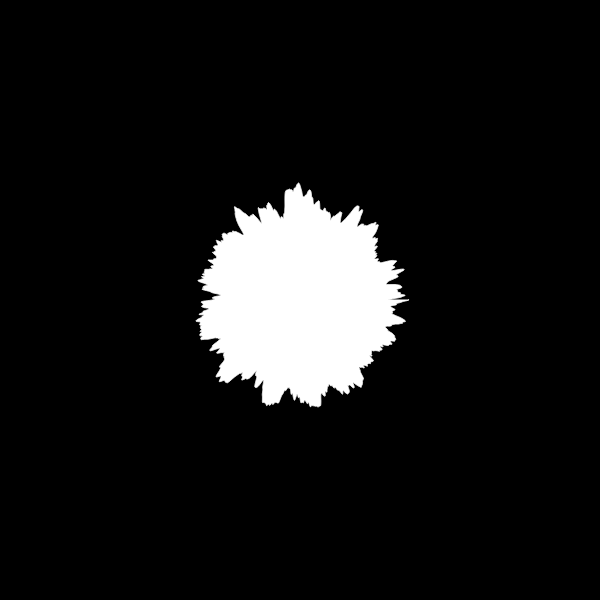
Frame 1 (no input)
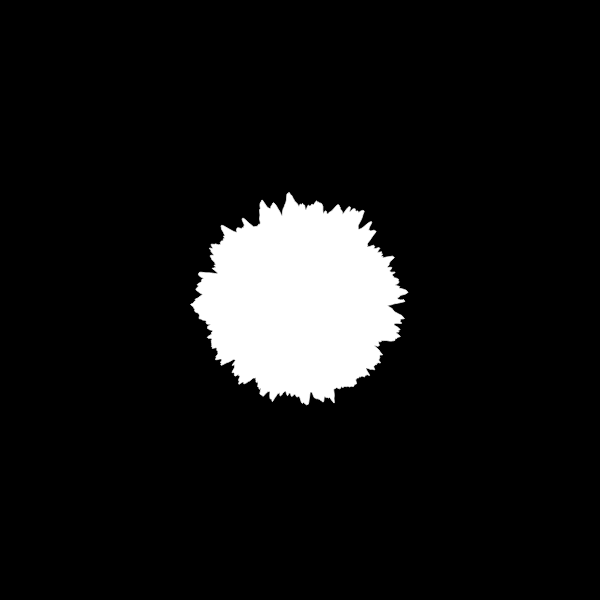
Frame 60 (no input)
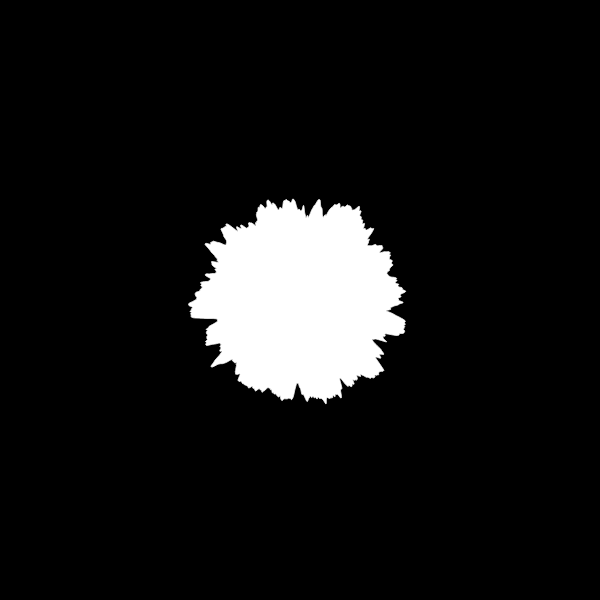
Frame 120 (the mouse pressed at the canvas centre since frame 60)

The p5.js sketch that drew these frames (run headless with seeded random() and noise() and a simulated clock; from frame 60 on, the mouse is pressed at the canvas centre):

// p5.js sketch
// ── sketch.js
//ref this video https://youtu.be/rX5p-QRP6R4

let yoff = 0.0;


function setup() {
	createCanvas(600, 600);
    //frameRate(1);
}

function draw() {
    
    background(0);
    translate(width/2, height/2);
    stroke(255);
   // r = 100;
     

    fill(255);
   beginShape(); 
    var xoff = 0;
    for (let a = 0; a < TWO_PI; a+=.001) {
        let offset = map(noise(xoff, yoff), 0, 1, -25, 25);
        
        //let r = 250 * sin(a * .4 + frameCount * 0.01);
        let r = 100 + offset;
        let x = r * cos(a);
        let y = r * sin(a);
        vertex(x, y);
        xoff += .01;
    }
    
    endShape(CLOSE);
    yoff += 0.01;
}
